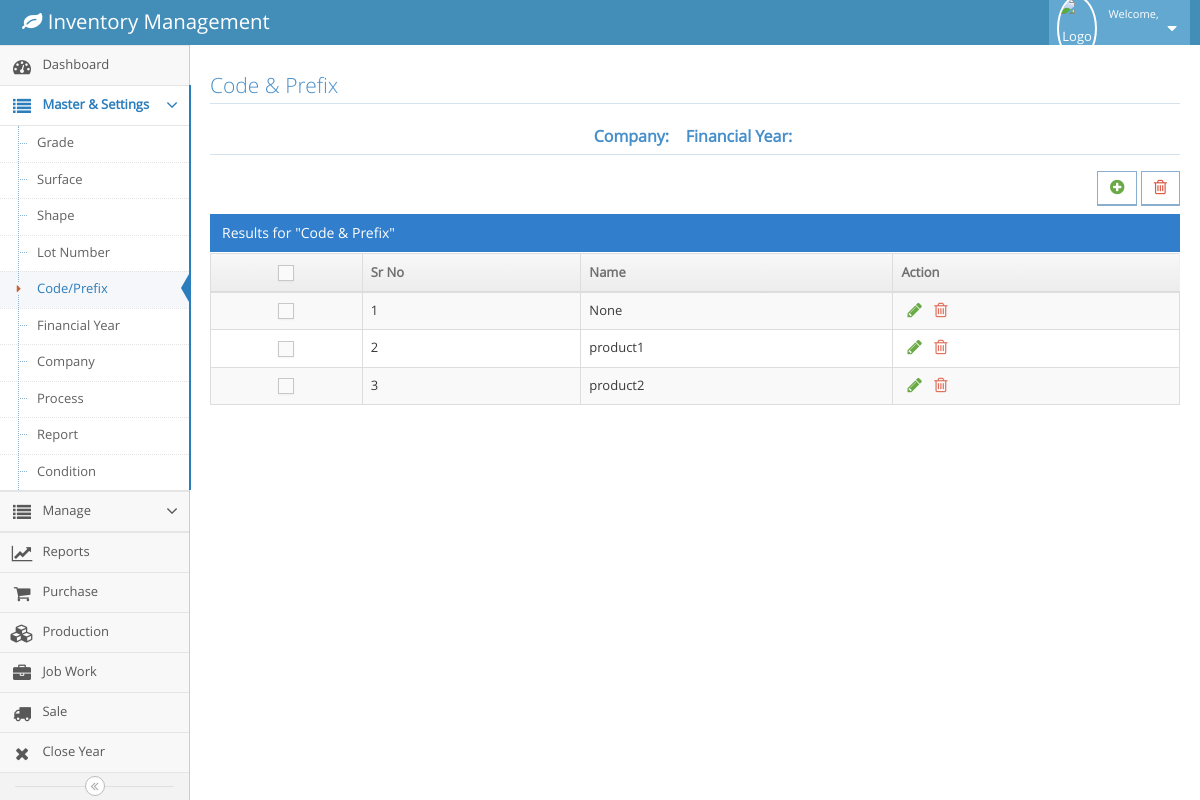
The page /codepr.php (signed in) on the database its author committed.
### tables this page shows
CREATE TABLE `m_code` (
  `id` int(11) NOT NULL,
  `name` text NOT NULL
);

### codepr.php (the view, shortened to what this page needs)
<!DOCTYPE html>
<?php
  include('config.php');
  $fy=$_SESSION['fy'];
  $company=$_SESSION['cname'];
?>
<html lang="en">
	<head>
		<link rel="stylesheet" href="assets/css/bootstrap.min.css" />
		<link rel="stylesheet" href="assets/font-awesome/4.5.0/css/font-awesome.min.css" />
		<link rel="stylesheet" href="assets/css/ace.min.css" class="ace-main-stylesheet" id="main-ace-style" />
		<link rel="stylesheet" href="assets/css/ace-skins.min.css" />
		<link rel="stylesheet" href="assets/css/ace-rtl.min.css" />
		<link rel="stylesheet" href="assets/css/jquery-confirm.css" />
	</head>
	<body class="no-skin">
		<?php include('navbar.php') ?>
		<div class="main-container ace-save-state" id="main-container">
			<?php include('menubar.php') ?>
			<div class="main-content">
				<div class="main-content-inner">
					<div class="page-content">
								<div class="row">
									<div class="col-xs-12">
										<h3 class="header smaller lighter blue">Code & Prefix</h3>
										<h5 class="header blue lighter bigger" align="center">
												<b>Company:&nbsp; <?php echo $company ?>  &nbsp;
												Financial Year:&nbsp; <?php echo $fy ?> </b>
											</h5>
										<div class="clearfix">
											<div class="pull-right tableTools-container">
												<div class="btn btn-white btn-primary btn-bold">
													<a class="blue" href="#" data-toggle="tooltip" title="Add" id="myBtn" class="btn btn-primary btn-lg" data-toggle="modal" data-target="#myModal">
														<i class="ace-icon fa fa-plus-circle bigger-120 green"></i>
													</a>
												</div>
												<div class="btn btn-white btn-primary btn-bold">
													<a class="blue" href="" data-toggle="tooltip" title="Delete">
														<i class="ace-icon fa fa-trash-o bigger-120 red"></i>
													</a>
												</div>
											</div>
										</div>
										<div class="table-header">
											Results for "Code & Prefix"
										</div>
										<div>
											<table id="dynamic-table" class="table table-striped table-bordered table-hover">
												<thead>
													<tr>
														<th class="center">
															<label class="pos-rel">
																<span class="lbl"></span>
															</label>
														</th>
														<th>Sr No</th>
														<th>Name</th>
														<th>Action</th>
													</tr>
												</thead>
												<tbody>
													<?php
									            		$query=mysqli_query($conn,"select * from m_code");
															$count=0;
															while($row=mysqli_fetch_array($query))
															{
																$count++;
																$id=$row['id'];
																$name=$row['name'];
															?>
													<tr>
														<td class="center">
															<label class="pos-rel">
																<span class="lbl"></span>
															</label>
														</td>
														<td><?php echo $count;?></td>
														<td class="editableColumns" id="<?php echo $id;?>">
															<?php echo $name;?>
														</td>
														<td>
															<div class="hidden-sm hidden-xs action-buttons">
																<button class="green" style="background-color: Transparent; border: none;outline:none;" data-toggle="tooltip" title="Edit">
																	<i class="ace-icon fa fa-pencil bigger-130"></i>
																</button>
																	<a class="red" data-toggle="tooltip" title="Delete" href="deletecodepr.php?id=<?php echo $id;?>">
																	<i class="ace-icon fa fa-trash-o bigger-130"></i>
																</a>
															</div>
														</td>
													</tr>
													<?php
													}
												?>
													</tbody>
												</table>
											</div>
										</div>
									</div>
							</div>
						</div>
					</div>
		</div>
	</body>
</html>

### rows shown on the page
m_code: name "None"
m_code: name "product1"
m_code: name "product2"
